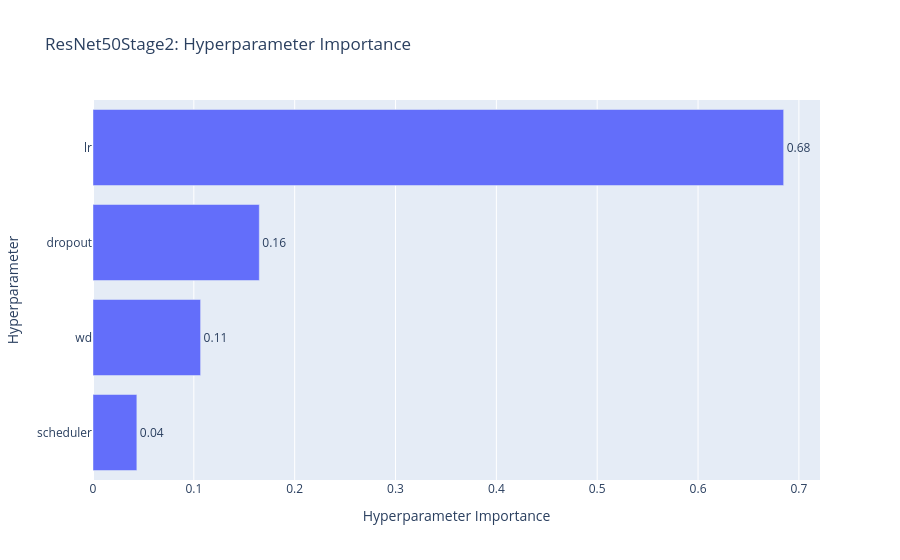

The notebook cell saved with this chart:
### Code cell
# Parameter importance - which hyperparameters matter most
fig = plot_param_importances(study_resnet)
fig.update_layout(title=f'{model_name}: Hyperparameter Importance')
fig.write_image(os.path.join(config.viz_dir, f'{model_name}_param_importance.png'), scale=2)
fig.show()

### Figure 1 — Plotly figure (JSON) as saved in the notebook; plotly's stock layout.template omitted (floating-point values rounded to 4 significant figures)
{"data": [{"cliponaxis": false, "hovertemplate": ["scheduler (CategoricalDistribution): 0.04348510848226663<extra></extra>", "wd (FloatDistribution): 0.10669013771409709<extra></extra>", "dropout (FloatDistribution): 0.16493426888187998<extra></extra>", "lr (FloatDistribution): 0.6848904849217563<extra></extra>"], "name": "Objective Value", "orientation": "h", "text": ["0.04", "0.11", "0.16", "0.68"], "textposition": "outside", "type": "bar", "x": [0.04349, 0.1067, 0.1649, 0.6849], "y": ["scheduler", "wd", "dropout", "lr"]}], "layout": {"title": {"text": "ResNet50Stage2: Hyperparameter Importance"}, "xaxis": {"title": {"text": "Hyperparameter Importance"}}, "yaxis": {"title": {"text": "Hyperparameter"}}}}
